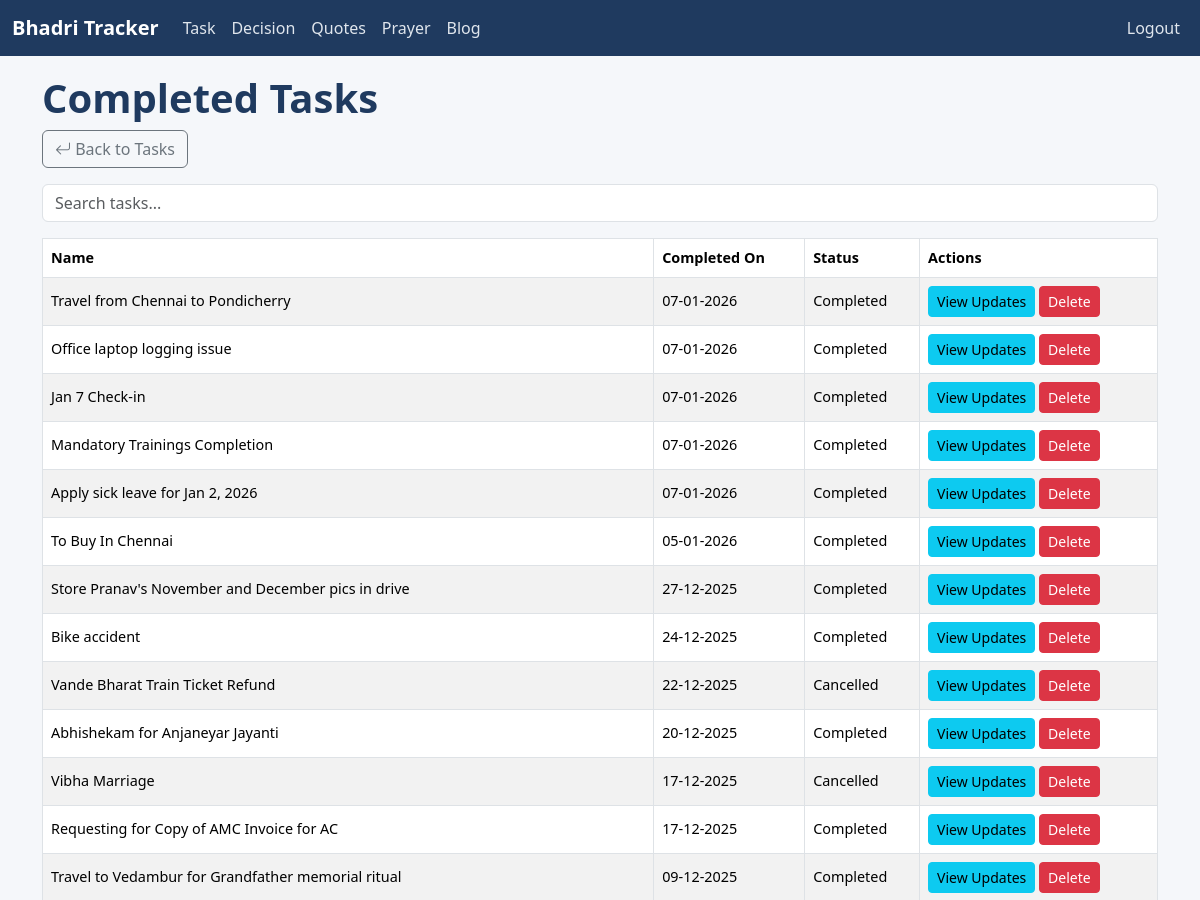
/history/ (signed in, upper part), run on an earlier commit of the app's database.
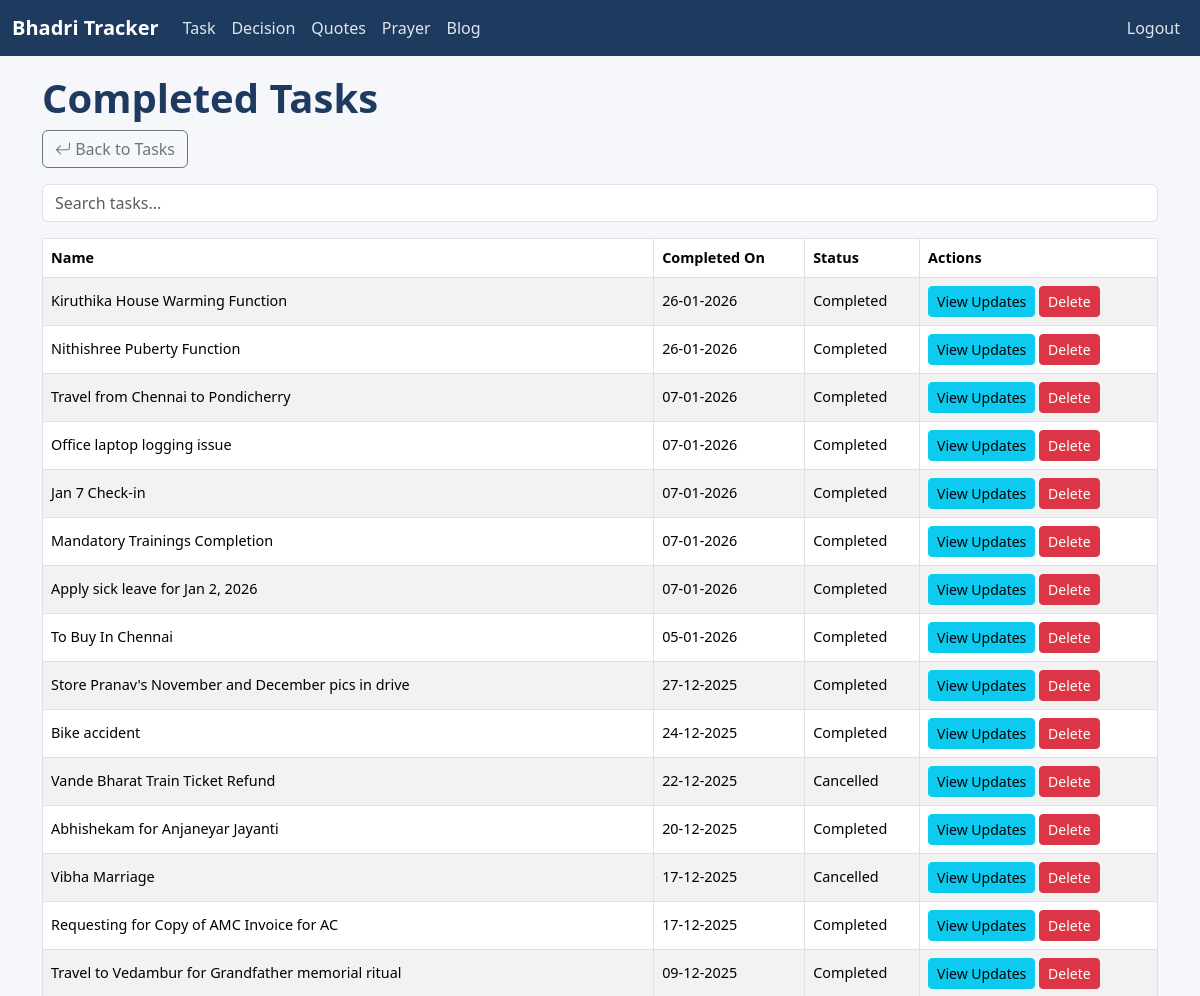
And on a later commit of the database.
### tracker/models.py (models this page shows, shortened)
class Task(models.Model):
    STATUS_CHOICES = [
        ('Opened', 'Opened'),
        ('InProgress', 'In Progress'),
        ('Completed', 'Completed'),
        ('Cancelled', 'Cancelled'),
        ('Hold', 'Hold'),
    ]
    name = models.CharField(max_length=200)
    status = models.CharField(max_length=20, choices=STATUS_CHOICES, default='Opened')
    task_type = models.ForeignKey(TaskType, on_delete=models.CASCADE)
    started_date = models.DateField(default=timezone.now, null=True, blank=True)
    created_date = models.DateField(auto_now_add=True)
    updated_date = models.DateField(auto_now=True)
    completed_date = models.DateField(null=True, blank=True)
    target_date = models.DateField(default=timezone.now, null=True, blank=True)
    is_bookmark = models.BooleanField(default=False)
    is_private = models.BooleanField(default=False)
    is_important = models.BooleanField(default=False)
    is_template = models.BooleanField(default=False)

### tracker/views.py (the view)
# urls.py: path('history/', views.TaskHistoryView.as_view(), name='task_history'),
class TaskHistoryView(LoginRequiredMixin, ListView):
    model = Task
    template_name = 'tracker/task_history.html'
    context_object_name = 'tasks'
    def get_queryset(self):
        queryset = Task.objects.filter(status__in=['Completed', 'Cancelled']).exclude(is_template=True).order_by('-completed_date')
        search = self.request.GET.get('search', '').strip()
        if search:
            queryset = queryset.filter(
                Q(name__icontains=search) |
                Q(updates__description__icontains=search)
            ).distinct()
        return queryset
    def render_to_response(self, context, **response_kwargs):
        if self.request.headers.get('HX-Request'):
            return render(self.request, 'tracker/task_history_rows.html', context)
        return super().render_to_response(context, **response_kwargs)

### templates/tracker/task_history.html (shortened to what this page needs)
{% extends 'base.html' %}
{% block content %}
<h1>Completed Tasks</h1>
<a href="{% url 'tracker:task_list' %}" class="btn btn-outline-secondary mb-3"><i class="bi bi-arrow-return-left"></i> Back to Tasks</a>
<input
    type="text"
    id="searchBox"
    name="search"
    class="form-control mb-3"
    placeholder="Search tasks..."
    hx-get="{% url 'tracker:task_history' %}"
    hx-trigger="keyup changed delay:150ms"
    hx-target="#taskTableBody"
    hx-swap="innerHTML"
/>
<div class="table-responsive">
<table class="table table-striped table-bordered align-middle text-nowrap">
  <thead>
      <tr>
          <th>Name</th>
          <th>Completed On</th>
          <th>Status</th>
          <th>Actions</th>
      </tr>
  </thead>
  <tbody id="taskTableBody">
      {% include 'tracker/task_history_rows.html' %}
  </tbody>
</table>
</div>
{% endblock %}

### templates/tracker/task_history_rows.html
{% for task in tasks %}
<tr>
    <td>{{ task.name }}</td>
    <td>{{ task.completed_date|date:"d-m-Y" }}</td>
    <td>{{ task.status }}</td>
    <td>
        <a href="{% url 'tracker:update_list' task.id %}" class="btn btn-sm btn-info">View Updates</a>
        <a href="{% url 'tracker:task_delete' task.id %}" class="btn btn-sm btn-danger">Delete</a>
    </td>
</tr>
{% empty %}
<tr>
    <td colspan="3" class="text-center">No matching tasks.</td>
</tr>
{% endfor %}

What changed in the data, as far as the page shows it:
added Task: name "Kiruthika House Warming Function", completed_date "26-01-2026", status "Completed"
added Task: name "Nithishree Puberty Function", completed_date "26-01-2026", status "Completed"
